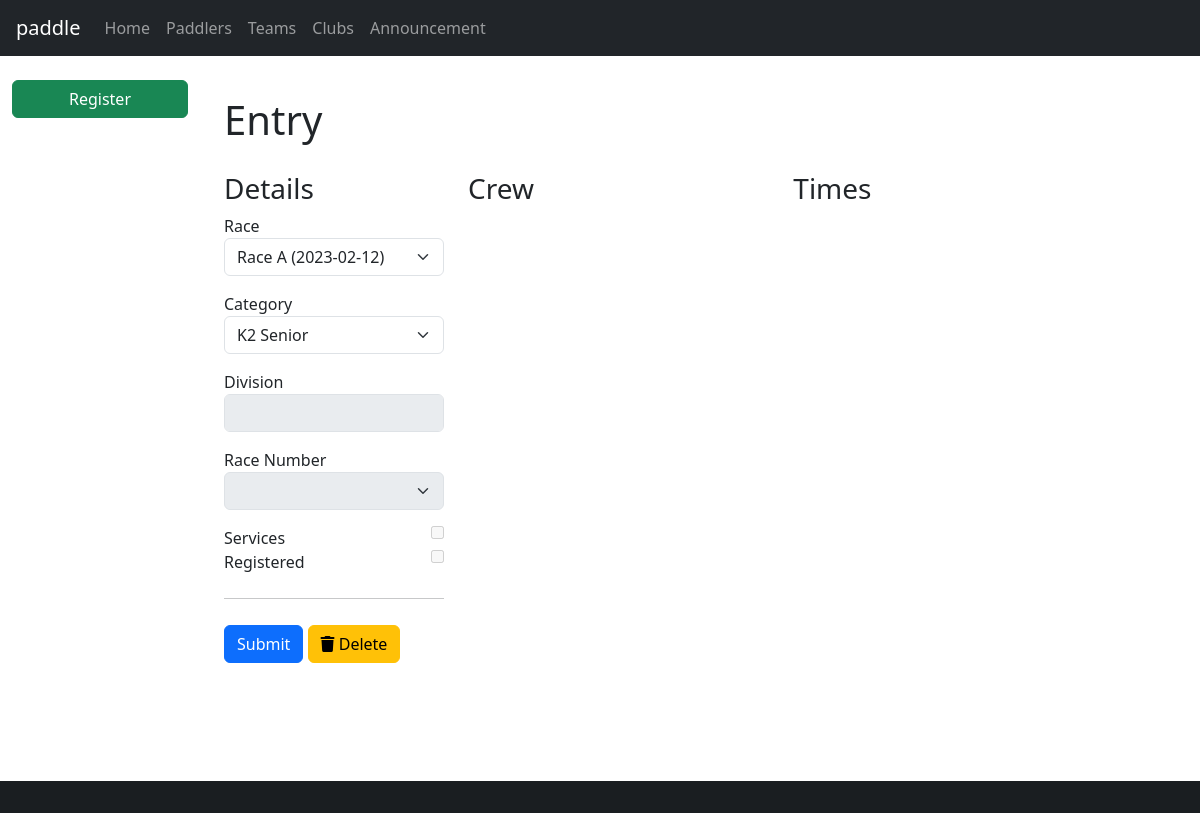
Page /entry/1451 (signed in) on the earlier database version.
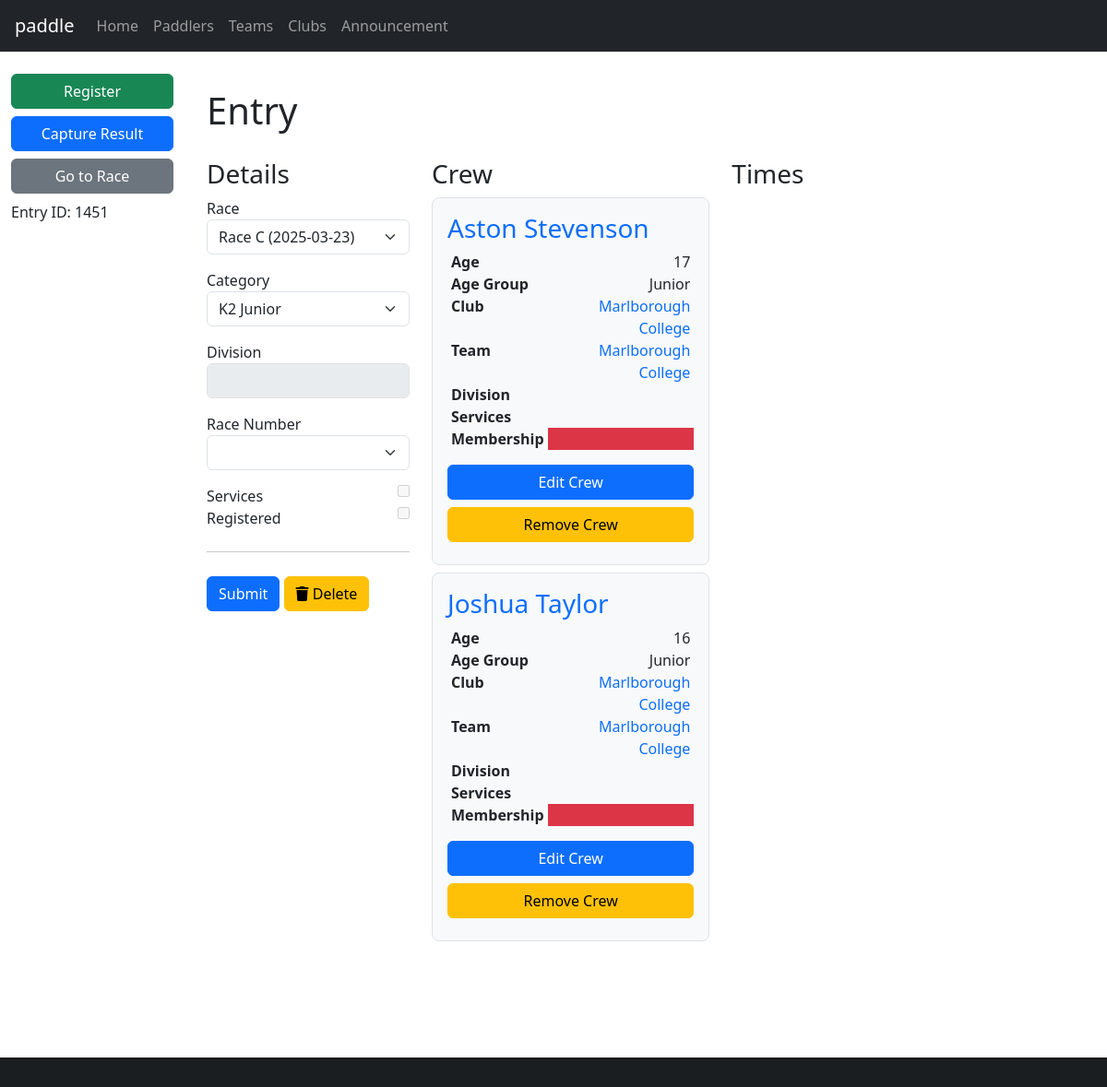
Same page on the later database version.
### database/database/entry.py (models this page shows, shortened)
class Entry(Base):
    __tablename__ = "entry"
    id = Column(Integer, primary_key=True)
    race_id = Column(Integer, ForeignKey(Race.id), index=True)
    category_id = Column(Integer, ForeignKey(Category.id), index=True)
    boat_type = Column(boat_type, index=True)
    entry_number = Column(Integer)
    series_id = Column(Integer, ForeignKey(Series.id), index=True)
    time_start = Column(String)
    time_finish = Column(String)
    time_adjustment = Column(Integer)
    registered = Column(Boolean, default=False, nullable=False)
    retired = Column(Boolean, default=False, nullable=False)
    scratched = Column(Boolean, default=False, nullable=False)
    disqualified = Column(Boolean, default=False, nullable=False)
    note = Column(Text)
    category = relationship(Category, backref="entries", lazy="joined")
    race = relationship(Race, backref="entries", lazy="joined")
    race_number = relationship("Number", secondary="number_entry", uselist=False)
    crews = relationship("Crew", lazy="joined", order_by="Crew.paddler_id")
    @property
    def division(self):
        if self.crews:
            divisions = [crew.paddler.division for crew in self.crews]
            divisions = [division for division in divisions if division is not None]
            if divisions:
                return min(divisions)
        return None
    @property
    def time(self):
        if self.time_start and self.time_finish:
            time_start = datetime.datetime.strptime(self.time_start, "%H:%M:%S")
            time_finish = datetime.datetime.strptime(self.time_finish, "%H:%M:%S")
            return (
                time_finish
                - time_start
                + datetime.timedelta(seconds=(self.time_adjustment or 0))
            )
        else:
            return None
    @property
    def crew_complete(self):
        return len(self.crews) >= self.category.crew_count
    @property
    def services(self):
        services = [crew.services for crew in self.crews]
        return len(services) > 0 and all(services)

### database/database/crew.py (models this page shows, shortened)
class Crew(Base):
    __tablename__ = "crew"
    id = Column(Integer, primary_key=True)
    paddler_id = Column(Integer, ForeignKey(Paddler.id), index=True)
    club_id = Column(String(3), ForeignKey(Club.id), index=True)
    entry_id = Column(Integer, ForeignKey(Entry.id), index=True)
    services = Column(Boolean, server_default=expression.false())
    due = Column(Numeric)
    paid = Column(Numeric)
    paddler = relationship(Paddler, backref="crews", lazy="joined")
    club = relationship("Club", backref="crews", lazy="joined")
    entry = relationship(Entry, lazy="joined", overlaps="crews")
    @property
    def team(self):
        for team in self.paddler.teams:
            if self.entry.race.series_id == team.series_id:
                return team
        else:
            return None

### database/database/paddler.py (models this page shows, shortened)
class Paddler(Base):
    __tablename__ = "paddler"
    id = Column(Integer, primary_key=True)
    membership_number = Column(Integer)
    membership_expiry = Column(Date)
    membership_body_id = Column(Integer, ForeignKey(MembershipBody.id))
    division = Column(Integer)
    title = Column(String)
    first = Column(String)
    middle = Column(String)
    last = Column(String)
    gender = Column(String(1))
    suffix = Column(String)
    dob = Column(Date)
    address = Column(String)
    email = Column(String)
    phone = Column(String)
    emergency_name = Column(String)
    emergency_phone = Column(String)
    age_group_id = Column(Integer, ForeignKey(AgeGroup.id), index=True)
    age_group = relationship(AgeGroup, backref="paddlers", lazy="joined")
    membership_body = relationship(MembershipBody, backref="paddlers", lazy="joined")
    teams = relationship("Team", secondary="team_paddler", back_populates="paddlers")
    @hybrid_property
    def name(self):
        return combine_names(self.first, self.middle, self.last)
    @property
    def membership(self):
        membership = self.membership_number
        if membership and self.membership_body:
            membership = self.membership_body.acronym + str(membership)
        return membership
    @property
    def membership_expired(self):
        if self.membership_expiry:
            return self.membership_expiry < date.today()
        else:
            return True
    @property
    def age(self):
        newyear = date(date.today().year, 1, 1)
        age = newyear.year - self.dob.year
        if (self.dob.month, self.dob.day) > (newyear.month, newyear.day):
            age -= 1
        return age
    @property
    def age_group_calculated(self):
        age = self.age
        if not age:
            return None
        elif age < 19:
            return "Junior"
        elif age >= 50:
            return "Master"
        elif age >= 35:
            return "Veteran"
        else:
            return "Senior"

### database/database/age_group.py (models this page shows, shortened)
class AgeGroup(Base):
    __tablename__ = "age_group"
    id = Column(Integer, primary_key=True)
    label = Column(String)
    def __str__(self):
        return self.label

### database/database/club.py (models this page shows, shortened)
class Club(Base):
    __tablename__ = "club"
    id = Column(Integer, primary_key=True)
    name = Column(String)
    code_regex = Column(String())
    services = Column(Boolean, server_default=expression.false())
    def __str__(self):
        return f"{self.name}"

### database/database/race.py (models this page shows, shortened)
class Race(Base):
    __tablename__ = "race"
    __table_args__ = (UniqueConstraint("name", "date", name="uq_race_name_date"),)
    id = Column(Integer, primary_key=True)
    name = Column(String, nullable=False)
    date = Column(Date, nullable=False)
    series_id = Column(Integer, ForeignKey(Series.id), index=True)
    time_min_start = Column(String)
    time_max_start = Column(String)
    time_min_finish = Column(String)
    time_max_finish = Column(String)
    time_adjustment = Column(Integer)
    series = relationship(Series, backref="races", lazy="joined")
    def __str__(self):
        return "%s (%s)" % (self.name, self.date)

### database/database/team.py (models this page shows, shortened)
class Team(Base):
    __tablename__ = "team"
    __table_args__ = (
        UniqueConstraint("name", "series_id", name="uq_team_name_series"),
    )
    id = Column(Integer, primary_key=True)
    name = Column(String)
    team_type_id = Column(Integer, ForeignKey(TeamType.id), nullable=False)
    series_id = Column(Integer, ForeignKey(Series.id), index=True, nullable=False)
    type = relationship(TeamType, backref="teams")
    series = relationship(Series, backref="teams", lazy="joined")
    paddlers = relationship("Paddler", secondary="team_paddler", back_populates="teams")
    def __str__(self):
        return self.name

### paddle/views/entry.py (the view, shortened to what this page needs)
@blueprint.route("/entry/<entry_id>", methods=("GET", "POST"))
@blueprint.route("/entry/", defaults={"entry_id": None}, methods=("GET", "POST"))
@login_required
def entry(entry_id):
    entry = session.get(db.Entry, entry_id)
    race_id = request.args.get("race_id")
    races = session.query(db.Race)
    if race_id:
        races = races.filter(db.Race.id == race_id)
    races = races.all()
    if entry:
        race_id = entry.race_id
    ranges = (
        session.query(
            db.RaceNumber.category_id,
            db.RaceNumber.min_number_id,
            db.RaceNumber.max_number_id,
        )
        .filter(db.RaceNumber.race_id == race_id)
        .subquery()
    )
    categories = (
        session.query(db.Category, ranges.c.min_number_id, ranges.c.max_number_id)
        .outerjoin(ranges, ranges.c.category_id == db.Category.id)
        .all()
    )
    for category, min_number, max_number in categories:
        category.min_number = min_number if min_number else None
        category.max_number = max_number if max_number else None
    categories = [category for category, _, _ in categories]
    if entry:
        taken = (
            session.query(db.NumberEntry.number_id)
            .join(db.Entry, db.NumberEntry.entry_id == db.Entry.id)
            .filter(db.Entry.race_id == entry.race_id)
            .subquery()
        )
        numbers = (
            session.query(db.Number.id)
            .join(taken, db.Number.id == taken.c.number_id, isouter=True)
            .filter(
                (db.Number.lost == False) | (db.Number.lost == None)  # noqa: E711, E712
            )
            .order_by(db.Number.id)
        )
        if entry.race_number:
            numbers = numbers.filter(
                (taken.c.number_id == entry.race_number.id)
                | (taken.c.number_id == None)  # noqa: E711
            )
        else:
            numbers = numbers.filter((taken.c.number_id == None))  # noqa: E711
        numbers = [r.id for r in numbers]
    else:
        numbers = []
    return render_template(
        "entry.j2",
        entry=entry,
        categories=categories,
        races=races,
        numbers=numbers,
    )

### paddle/templates/entry.j2 (shortened to what this page needs)
{% extends "base-fluid.j2" %}
{% from "macros.j2" import find_value, button_delete %}
{% block content %}
<h1>Entry</h1>
<div class="row">
  <div class="col-md-3">
    <h3>Details</h3>
    <form method="post">
      <div>
        <div class="mb-3">
          <label for="race">Race</label>
          <select class="form-select" class="form-control" id="race_id" name="race_id">
            {% for race in races %}
            <option value="{{ race.id }}" {% if entry.race==race %} selected{% endif %}>{{ race }}</option>
            {% endfor %}
          </select>
        </div>
        <div class="mb-3">
          <label for="race">Category</label>
          <select class="form-select" class="form-control" id="category_id" name="category_id">
            {% for category in categories %}
            <option value="{{ category.id }}" {% if (entry.category==category) %} selected{% endif %}>{{ category }}
            </option>
            {% endfor %}
          </select>
        </div>
        <div class="mb-3">
          <label for="division">Division</label>
          <input type="number" class="form-control" disabled
            value="{{ find_value(request.form['division'], entry.division) }}">
        </div>
        <div class="mb-3">
          <label>Race Number</label>
          <select class="form-select" class="form-control" id="race_number" name="race_number" {% if not numbers %}
            disabled{% endif %}>
            <option value=""></option>
            {% for number in numbers %}
            <option {% if number==entry.race_number.id %} selected{% endif %}>{{ number }}</option>
            {% endfor %}
          </select>
        </div>
        <div>
          <label for="services">Services</label>
          <input type="checkbox" disabled{% if entry.services %} checked{% endif %} style="float: right;">
        </div>
        <div>
          <label for="registered">Registered</label>
          <input type="checkbox" disabled{% if entry.registered %} checked{% endif %} style="float: right;">
        </div>
      </div>
      <hr class="my-4">
      <button type="submit" class="btn btn-primary">Submit</button>
      {{ button_delete() }}
    </form>
  </div>
  <div class="col-md-4">
    <h3>Crew</h3>
    {% for crew in entry.crews %}
    <div class="crew h-30 p-3 mb-2 bg-light border rounded-3">
      <div>
        <h3><a href="{{ url_for('paddle.paddler', paddler_id=crew.paddler.id) }}">{{ crew.paddler.name }}</a></h3>
        <table class="table table-sm table-borderless">
          <tr>
            <th>Age</th>
            <td style="text-align: right;">{{ crew.paddler.age }}</td>
          </tr>
          <tr>
            <th>Age Group</th>
            <td style="text-align: right;" class="{% if not crew.paddler.age_group or crew.paddler.age_group|string != crew.paddler.age_group_calculated %}bg-danger{% endif %}">
            {% if crew.paddler.age_group %}{{ crew.paddler.age_group }}{% endif %}
            </td>
          </tr>
          <tr>
            <th>Club</th>
            <td style="text-align: right;">
              <a href="{{ url_for('paddle.club', club_id=crew.club.id) }}">{% if crew.club %}{{ crew.club }}{% endif
                %}</a>
            </td>
          </tr>
          <tr>
            <th>Team</th>
            <td style="text-align: right;">
            {% if crew.team %}
              <a href="{{ url_for('paddle.team', team_id=crew.team.id) }}">
                {{ crew.team }}
              </a>
            {% endif %}
            </td>
          </tr>
          <tr>
            <th>Division</th>
            <td style="text-align: right;">{{ crew.paddler.division or "" }}</td>
          </tr>
          <tr>
            <th>Services</th>
            <td style="text-align: right;" class="services">
            </td>
          </tr>
          <tr>
            <th>Membership</th>
            <td style="text-align: right;" class="{% if crew.paddler.membership_expired %}bg-danger{% endif %}">
            </td>
          </tr>
        </table>
      </div>
      <div>
        <ul class="nav flex-column">
          <li class="nav-item d-grid mb-2">
            <a href="{{ url_for('paddle.crew', crew_id=crew.id) }}" class="btn btn-primary">Edit Crew</a>
          </li>
          <li class="nav-item d-grid mb-2">
            <a href="{{ url_for('paddle.crew_delete', crew_id=crew.id) }}" class="btn btn-warning">Remove Crew</a>
          </li>
        </ul>
      </div>
    </div>
    {% endfor %}
  </div>
  <div class="col-md-4">
    <h3>Times</h3>
  </div>
</div>
{% endblock %}
{% block sidebar %}
{% include 'sidebar-entry.j2' %}
{% endblock %}

### paddle/templates/sidebar-entry.j2
<ul class="nav flex-column">
    {% if not entry.registered %}
    <li class="nav-item d-grid mb-2">
        <a id="register" href="{{ url_for('paddle.entry_register', entry_id=entry.id) }}" class="btn btn-success">Register</a>
    </li>
    {% endif %}
    {% if entry.race %}
    <li class="nav-item d-grid mb-2">
        <a href="{{ url_for('paddle.race_results_capture', race_id=entry.race.id, race_number=entry.race_number) }}" class="btn btn-primary">Capture
            Result</a>
    </li>
    <li class="nav-item d-grid mb-2">
        <a href="{{ url_for('paddle.race', race_id=entry.race.id) }}" class="btn btn-secondary">Go to Race</a>
    </li>
    {% endif %}
</ul>
{% if entry.id %}
<p>Entry ID: {{ entry.id }}</p>
{% endif %}

Differences in the rows shown:
added Entry: id "1451"
added Crew: paddler.name "Aston Stevenson", paddler.age "17", paddler.age_group "Junior", club "Marlborough College", team "Marlborough College"
added Crew: paddler.name "Joshua Taylor", paddler.age "16", paddler.age_group "Junior", club "Marlborough College", team "Marlborough College"
Other differences:
form field race_id: "Race A (2023-02-12)" → "Race C (2025-03-23)"
form field category_id: "K2 Senior" → "K2 Junior"
form field services: "☐" → (not shown)
form field registered: "☐" → (not shown)
text now shown: "Capture Result Go to Race Entry ID:"
